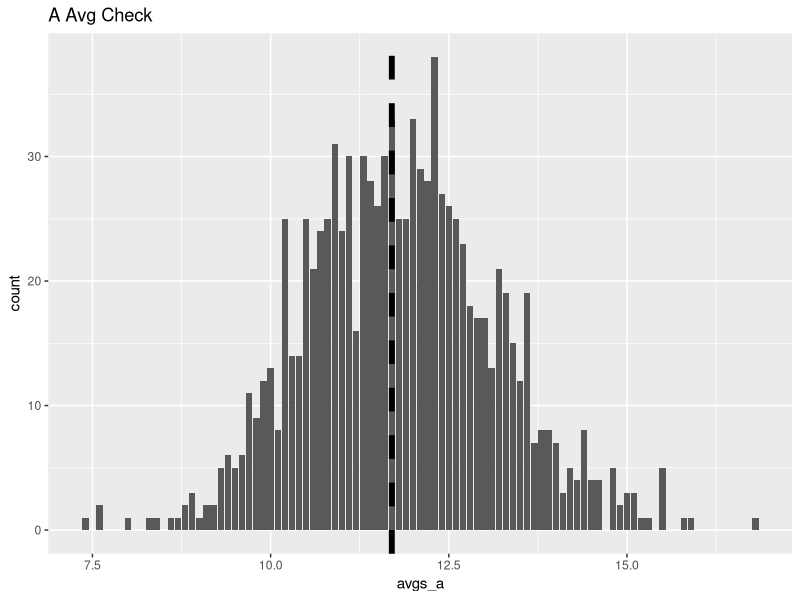
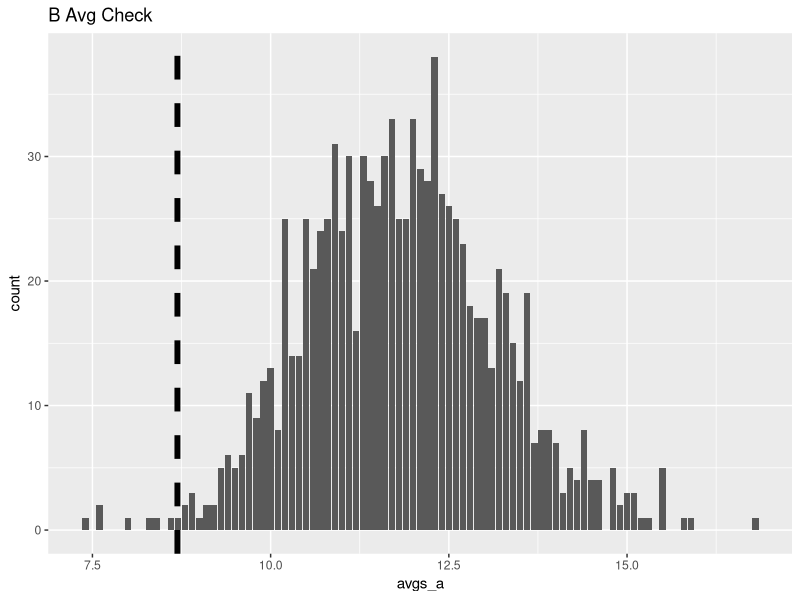
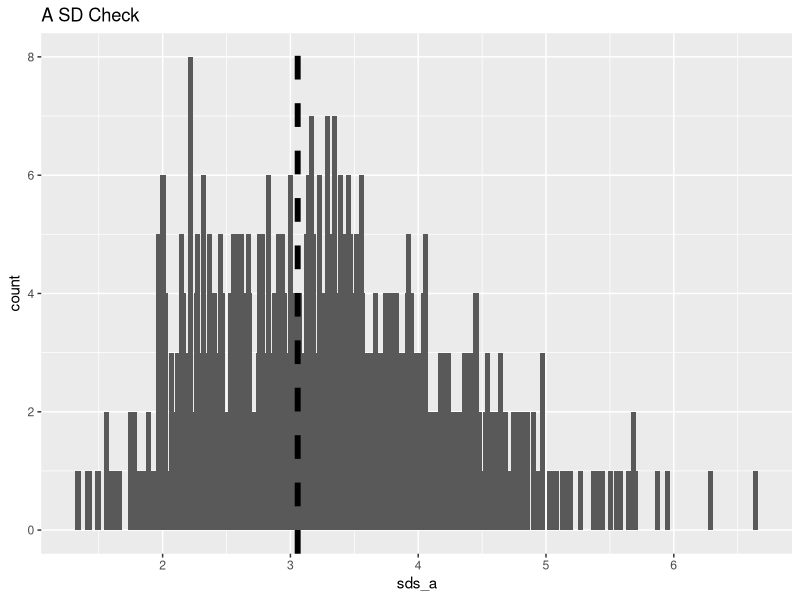
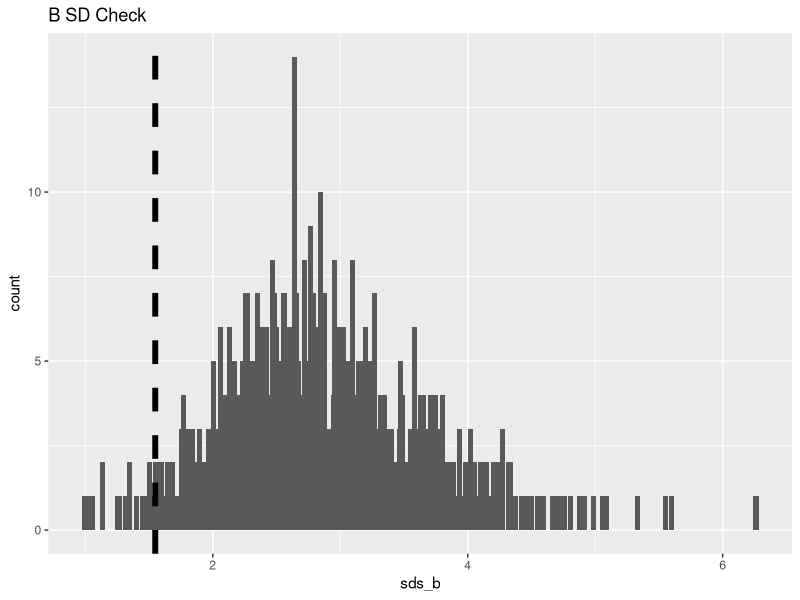

Recreate these plots in R, in order.
## ---- chunk 1
knitr::opts_chunk$set(echo = TRUE)
## ---- chunk 2
library(tidyverse)
## ---- chunk 3
gamma_a = c(120, 10)
gamma_b = c(12, 1)

a = c(12,9,12,14,13,13,15,8,15,6)
b = c(11,11,10,9,9,8,7,10,6,8,8,9,7)


theta.mc = rgamma ( 10000 , gamma_a[1]+sum(a), gamma_a[2]+length(a) )
theta2.mc = rgamma ( 10000 , gamma_b[1]+sum(b) , gamma_b[2]+length(b))
mean(theta.mc>theta2.mc)

for (i in 1:10) {
  
  theta.mc = rgamma ( 10000 , gamma_a[1]+sum(a), gamma_a[2]+length(a) )
  theta2.mc = rgamma ( 10000 , i*gamma_b[1]+sum(b) , i*gamma_b[2]+length(b))
  print(mean(theta.mc>theta2.mc))
  
}

theta.mc = rgamma ( 10000 , gamma_a[1]+sum(a), gamma_a[2]+length(a) )
theta2.mc = rgamma ( 10000 , gamma_b[1]+sum(b) , gamma_b[2]+length(b))
y1.mc = rpois(10000, theta.mc)
y2.mc = rpois(10000, theta2.mc)
mean(y1.mc>y2.mc)

for (i in 1:10) {
  theta.mc = rgamma ( 10000 , i*gamma_a[1]+sum(a), gamma_a[2]+length(a) )
  theta2.mc = rgamma ( 10000 , i*gamma_b[1]+sum(b) , gamma_b[2]+length(b))
  y1.mc = rpois(10000, theta.mc)
  y2.mc = rpois(10000, theta2.mc)
  print(mean(y1.mc>y2.mc))
}

## ---- chunk 4
avgs_a = rep(0, 1000)
sds_a = rep(0, 1000)
avgs_b = rep(0, 1000)
sds_b = rep(0, 1000)

for (i in 1:1000) {
  theta.mc = rgamma ( 1 , gamma_a[1]+sum(a), gamma_a[2]+length(a) )
  theta2.mc = rgamma ( 1 , gamma_b[1]+sum(b) , gamma_b[2]+length(b))
  y1.mc = rpois(10, theta.mc)
  y2.mc = rpois(10, theta2.mc)
  avgs_a[i] = mean(y1.mc)
  sds_a[i] = sd(y1.mc)
  avgs_b[i] = mean(y2.mc)
  sds_b[i] = sd(y2.mc)
}

avgs_a %>% data.frame() %>% 
  ggplot(aes(x=avgs_a)) + 
  geom_bar() +
  geom_vline(xintercept = mean(a), size=2, linetype="dashed") +
  ggtitle("A Avg Check")

avgs_b %>% data.frame() %>% 
  ggplot(aes(x=avgs_a)) + 
  geom_bar() +
  geom_vline(xintercept = mean(b), size=2, linetype="dashed") +
  ggtitle("B Avg Check")

sds_a %>% data.frame() %>% 
  ggplot(aes(x=sds_a)) + 
  geom_bar(width=0.04) +
  geom_vline(xintercept = sd(a), size=2, linetype="dashed") +
  ggtitle("A SD Check")

sds_b %>% data.frame() %>% 
  ggplot(aes(x=sds_b)) + 
  geom_bar(width=0.04) +
  geom_vline(xintercept = sd(b), size=2, linetype="dashed") +
  ggtitle("B SD Check")

